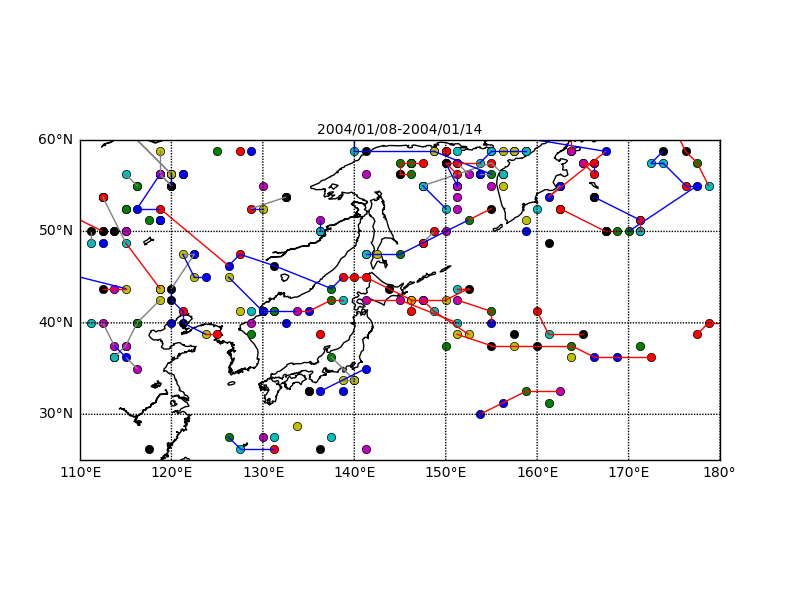

Write Python code to recreate this figure.
#----------------------------------
import sys, os
myPath  = os.path.abspath(__file__)
myDir   = os.path.dirname(myPath)
parDir  = "/".join(myDir.split("/")[:-1])
sys.path.append(parDir)
#----------------------------------
from   mpl_toolkits.basemap import Basemap
from   numpy import *
from   detect_fsub import *
from   datetime import datetime, timedelta
import matplotlib.pyplot as plt
import config_func
import detect_func
import IO_Master
import BestTrackTC
import util
import Cyclone
#--------------------------------------
prj     = "JRA55"
model   = "__"
run     = "__"
res     = "145x288"

#Prj     = "HAPPI"
#Model   = "MIROC5"
#Run     = "C20-ALL-001"
#Res     = "128x256"

#singleday = True
singleday = False
unitdist  = 10.0 # km / hour
#unitdist  = 150.0 # km / hour  # test
#----------------
iDTime = datetime(2004,1,8,0)
eDTime = datetime(2004,1,14,18)
dDTime = timedelta(hours=6)
lDTime = util.ret_lDTime(iDTime, eDTime, dDTime)

thdura = 48
#thdura = 72
#region = "GLOB"
region = "JPN"
#region = "NAF"

iom    = IO_Master.IO_Master(prj, model, run, res)
bst    = BestTrackTC.BestTrack("IBTrACS")
cfg = config_func.config_func(prj=prj, model=model, run=run)
iom = IO_Master.IO_Master(prj, model, run, res)
cy  = Cyclone.Cyclone(cfg=cfg)
#----------------------------------
#iclass_min = 2
#iclass_min = 1
iclass_min = 0

a1lat   = iom.Lat
a1lon   = iom.Lon
ny      = len(a1lat)
nx      = len(a1lon)

lonlatfontsize = 10.0
#lonrotation    = 90
lonrotation    = 0
miss_int= -9999

# local region ------
if region =="JPN":
  lllat   = 25.
  urlat   = 60.
  lllon   = 110.
  urlon   = 180.
elif region == "INDIA":
  lllat   = 0.
  urlat   = 30.
  lllon   = 50.
  urlon   = 100.
elif region == "AUS":
  lllat   = -50.
  urlat   = 10.
  lllon   = 110.
  urlon   = 160.
elif region == "GLOB":
  lllat   = -90.
  urlat   = 90.
  lllon   = 0.
  urlon   = 360.
elif region == "SAM":
  lllat   = -50.
  urlat   = 10.
  lllon   = 270.
  urlon   = 320.
elif region == "NAF":
  lllat   = -10.
  urlat   = 40.
  lllon   = 0.
  urlon   = 55.


#*************************************
# FUNCTION
#*************************************
def mk_dexcloc(year,mon):
  da1       = {}
  lstype  = ["dura","pgrad","vortlw","lat","lon","nowpos","time","iedist"]
  for stype in lstype:
    siname        = cy.path_clist(stype, year, mon)[1]
    if stype in ["dura","ipos","idate","nowpos","time"]:
      da1[stype]  = fromfile(siname,   int32)
    else:
      da1[stype]  = fromfile(siname, float32)

    print siname
  #*******
  stepflag = 0
  dcloc    = {}
  nlist    = len(da1["dura"])
  for i in range(nlist):
    dura        = da1["dura"     ][i]
    #pgrad       = da1["pgrad"    ][i]
    rvort       = da1["vortlw"    ][i]
    nowpos      = da1["nowpos"   ][i]
    time        = da1["time"     ][i]
    iedist      = da1["iedist"   ][i]
    #---- check time ----
    ### This section should be prior to the condition filtering

    if (i == nlist-1):
      stepflag = 1
    else:
      timenext    = da1["time"][i+1]
      if (timenext != time):
        stepflag = 1

    ##---- dura -------
    #if dura < thdura:
    #  continue
    ##---- thpgrad ----
    #if pgrad < thpgrad:
    #  continue
    #---- thrvort ----
    #if rvort < exrvort:
    #if rvort < exrvort*0.5:   # test
    #  continue

    ##---- iedist -----
    #if iedist < dura*unitdist:
    #  continue

    #---- time ------
    yeart,mont,dayt,hourt = detect_func.solve_time(time)

    #---- location --
    ix, iy            = detect_func.fortpos2pyxy( nowpos, nx, -9999)

    #---- dictionary --
    if dcloc.has_key((dayt,hourt)):
      dcloc[dayt,hourt].append([ix,iy,rvort])
    else:
      dcloc[dayt,hourt] = [[ix,iy, rvort]]
  #------------------
  return dcloc

#************************************

#----------------------------
#thpgrad = cy.thpgrad
#dpgradrange  = {0:[thpgrad, 1.e+10]}
#lclass  = dpgradrange.keys()[2:]

#exrvort = cy.exrvort
exrvort = 3.7e-5   # test
drvortrange  = {0:[exrvort, 1.e+10]
              , 1:[exrvort*0.5, exrvort]
              , 2:[exrvort, exrvort*2.0]
              , 3:[exrvort*2.0, 1.e+10]
               }
lclass  = drvortrange.keys()
nclass  = len(lclass)
#************************************
dtrack     = {}
for iclass in lclass:
  dtrack[iclass] = []
#------------------------------------
##############
for itime, DTime in enumerate(lDTime):
  print "tracklines",DTime
  year = DTime.year
  mon  = DTime.month
  day  = DTime.day
  hour = DTime.hour
  #************************
  # load TCs
  #------------------------
  if ((itime ==0)or(DTime.year > lDTime[itime-1].year)):
    dTC   = bst.ret_dpyxy(year, a1lon, a1lat)

  if ((itime ==0)or(DTime.month != lDTime[itime-1].month)):
    dexcloc =  mk_dexcloc(year,mon)


  ## Test
  #dTC[DTime.year,DTime.month,DTime.day,DTime.hour] =[]   # test

  #-- check exc existence ----
  if not dexcloc.has_key((day,hour)):
    continue
  #---------------------------
  nextposname     = cy.path_a2dat("nextpos",DTime).srcPath
  a2nextpos       = fromfile(nextposname,  int32).reshape(ny, nx)


  #---------------------------
  ldat    = dexcloc[day,hour]
  for locdat in ldat:
    ix,iy,rvort = locdat

    #-- nextpos ------------
    nextpos   = a2nextpos[iy, ix]
    x_next, y_next = detect_func.fortpos2pyxy(nextpos, nx, miss_int)

    if ( (x_next == miss_int) & (y_next == miss_int) ):
      continue            
    #-- check TC -----------
    tcflag = 0
    if (ix,iy) in dTC[datetime(year,mon,day,hour,0)]:
      print "TC!, lat,lon=",year,mon,day,hour,iy-90.0, ix
      tcflag = tcflag +1
    else:
      ixfort = ix +1
      iyfort = iy +1
      a1surrxfort, a1surryfort = detect_fsub.mk_8gridsxy(ixfort, iyfort, nx, ny)
      for itemp in range(0,8):
        ixt =  a1surrxfort[itemp] -1
        iyt =  a1surryfort[itemp] -1
        if (ixt,iyt) in dTC[datetime(year,mon,day,hour,0)]:
          print "TC!, lat,lon=",year,mon,day,hour,iy-90.0, ix
          tcflag = tcflag + 1
    #
    if tcflag > 0:
      continue
    #-----------------------
    #for iclass in range(0, nclass):
    for iclass in lclass:
      #pgrad_min = dpgradrange[iclass][0]
      #pgrad_max = dpgradrange[iclass][1]
      rvort_min = drvortrange[iclass][0]
      rvort_max = drvortrange[iclass][1]

      if (rvort_min <= rvort < rvort_max):
        #------
        if ( (x_next == miss_int) & (y_next == miss_int) ):
          continue
        #------
        lat       = a1lat[iy]
        lon       = a1lon[ix]

        lat_next  = a1lat[y_next]
        lon_next  = a1lon[x_next]
        #
        dtrack[iclass].append([[year, mon, day, hour],[lat, lon, lat_next, lon_next]])


##*************\***********
## for mapping
#nnx        = int( (urlon - lllon)/dlon)
#nny        = int( (urlat - lllat)/dlat)
#a1lon_loc  = linspace(lllon, urlon, nnx)
#a1lat_loc  = linspace(lllat, urlat, nny)
#LONS, LATS = meshgrid( a1lon_loc, a1lat_loc)
#------------------------
# Basemap
#------------------------
print "Basemap"
figmap   = plt.figure()
axmap    = figmap.add_axes([0.1, 0.1, 0.8, 0.8])
M        = Basemap( resolution="l", llcrnrlat=lllat, llcrnrlon=lllon, urcrnrlat=urlat, urcrnrlon=urlon, ax=axmap)


a2out = ones([ny,nx],float32)
for DTime in lDTime:
  day = DTime.day
  hour= DTime.hour
  lxyz = dexcloc[(day,hour)]
  for (x,y,z) in lxyz:
    lon = a1lon[x]
    lat = a1lat[y]
    if ((lllon<lon)&(lon<urlon)&(lllat<lat)&(lat<urlat)):
      print x,y, "***",lon, lat
      M.plot( lon, lat, "o")



#-- draw cyclone tracks ------
itemp = 1
for iclass in lclass[1:]:
#for iclass in lclass:
  #if iclass < iclass_min: continue
  if (len(dtrack[iclass]) ==  0.0):
    continue
  #-----------
  for track in dtrack[iclass]:
    itemp = itemp + 1
    year = track[0][0]
    mon  = track[0][1]
    day  = track[0][2]
    hour = track[0][3]

    lat1 = track[1][0]
    lon1 = track[1][1]
    lat2 = track[1][2]
    lon2 = track[1][3]

    #---- check region ----------
    if ((lat1 < lllat) or (urlat < lat1)):
      continue
    if ((lon1 < lllon) or (urlon < lon1)):
      continue
    #--------------
    #if iclass ==0:
    #  scol="r"

    if iclass ==1:
      scol="gray"
      #scol="b"
    elif iclass ==2:
      scol="b"
      #scol="r"
    elif iclass ==3:
      scol="r"
#    elif iclass == 4:
#      #scol="gray"
#      scol="r"
 
    #------------------------------------
    if abs(lon1 - lon2) >= 180.0:
      #--------------
      if (lon1 > lon2):
        lon05_1  = 360.0
        lon05_2  = 0.0
        lat05    = lat1 + (lat2 - lat1)/(lon05_1 - lon1 + lon2 - lon05_2)*(lon05_1 - lon1)
      elif (lon1 < lon2):
        lon05_1  = 0.0
        lon05_2  = 360.0
        lat05    = lat1 + (lat2 - lat1)/(lon05_1 - lon1 + lon2 - lon05_2)*(lon05_1 - lon1)
      #--------------
      M.plot( (lon1, lon05_1), (lat1, lat05), linewidth=1, color=scol)
      M.plot( (lon05_2, lon2), (lat05, lat2), linewidth=1, color=scol)
      #--------------
    else:
      M.plot( (lon1, lon2), (lat1, lat2), linewidth=1, color=scol)

    #-- text -----------
    if hour in [0,12]:
      xtext, ytext = M(lon1,lat1)
      #plt.text(xtext,ytext-1, "%02d.%02d"%(day,hour) ,fontsize=12, rotation=-90)




#-- coastline ---------------
print "coastlines"
M.drawcoastlines(color="k")

#-- meridians and parallels
parallels = arange(-90.,90,10.)
M.drawparallels(parallels,labels=[1,0,0,0],fontsize=lonlatfontsize)

meridians = arange(0.,360.,10.)
M.drawmeridians(meridians,labels=[0,0,0,1],fontsize=lonlatfontsize,rotation=lonrotation)

#-- title --------------------
stitle  = "%04d/%02d/%02d-%04d/%02d/%02d"\
          %(iDTime.year, iDTime.month, iDTime.day, eDTime.year, eDTime.month, eDTime.day)
axmap.set_title(stitle, fontsize=10.0)

#-- save --------------------
print "save"
#sodir   = "/media/disk2/out/cyclone/exc.track.w.bsttc.JRA55/%s"%(region)
#sodir   = "/home/utsumi/temp"
sodir  = "."
util.mk_dir(sodir)
#soname  = sodir + "/exc.track.w.bsttc.%s.%04d.%02d.%02d-%02d.%02dh.png"%(model, year,mon, iday, eday, thdura)
soname  = sodir + "/test.png"
plt.savefig(soname)
plt.clf()
print soname
plt.clf()
